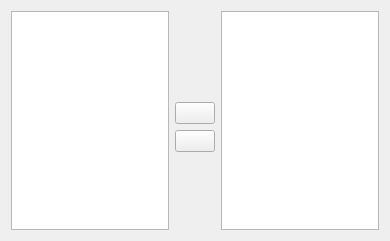
<?xml version="1.0" encoding="UTF-8"?>
<ui version="4.0">
 <class>Form</class>
 <widget class="QWidget" name="Form">
  <property name="geometry">
   <rect>
    <x>0</x>
    <y>0</y>
    <width>390</width>
    <height>241</height>
   </rect>
  </property>
  <property name="windowTitle">
   <string>Form</string>
  </property>
  <layout class="QGridLayout" name="gridLayout">
   <item row="0" column="0" rowspan="5">
    <widget class="QListWidget" name="lst_left"/>
   </item>
   <item row="3" column="1">
    <widget class="QPushButton" name="bt_right">
     <property name="text">
      <string/>
     </property>
     <property name="icon">
      <iconset resource="ComGridRes.qrc">
       <normaloff>:/icons/right_arrow.png</normaloff>:/icons/right_arrow.png</iconset>
     </property>
    </widget>
   </item>
   <item row="4" column="1">
    <spacer name="verticalSpacer">
     <property name="orientation">
      <enum>Qt::Vertical</enum>
     </property>
     <property name="sizeHint" stdset="0">
      <size>
       <width>20</width>
       <height>40</height>
      </size>
     </property>
    </spacer>
   </item>
   <item row="0" column="1">
    <spacer name="verticalSpacer_2">
     <property name="orientation">
      <enum>Qt::Vertical</enum>
     </property>
     <property name="sizeHint" stdset="0">
      <size>
       <width>20</width>
       <height>40</height>
      </size>
     </property>
    </spacer>
   </item>
   <item row="0" column="2" rowspan="5">
    <widget class="QListWidget" name="lst_right"/>
   </item>
   <item row="2" column="1">
    <widget class="QPushButton" name="bt_left">
     <property name="text">
      <string/>
     </property>
     <property name="icon">
      <iconset resource="ComGridRes.qrc">
       <normaloff>:/icons/left_arrow.png</normaloff>:/icons/left_arrow.png</iconset>
     </property>
    </widget>
   </item>
  </layout>
 </widget>
 <resources>
  <include location="ComGridRes.qrc"/>
 </resources>
 <connections/>
</ui>
